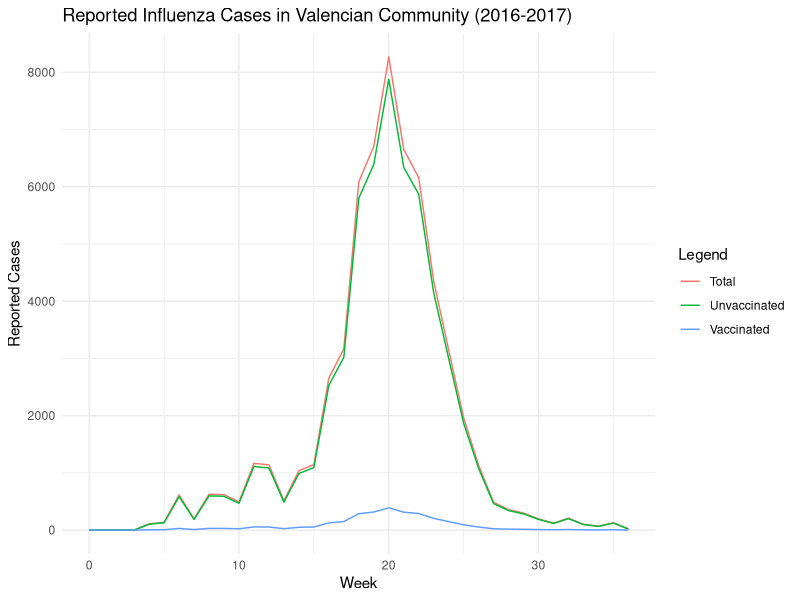
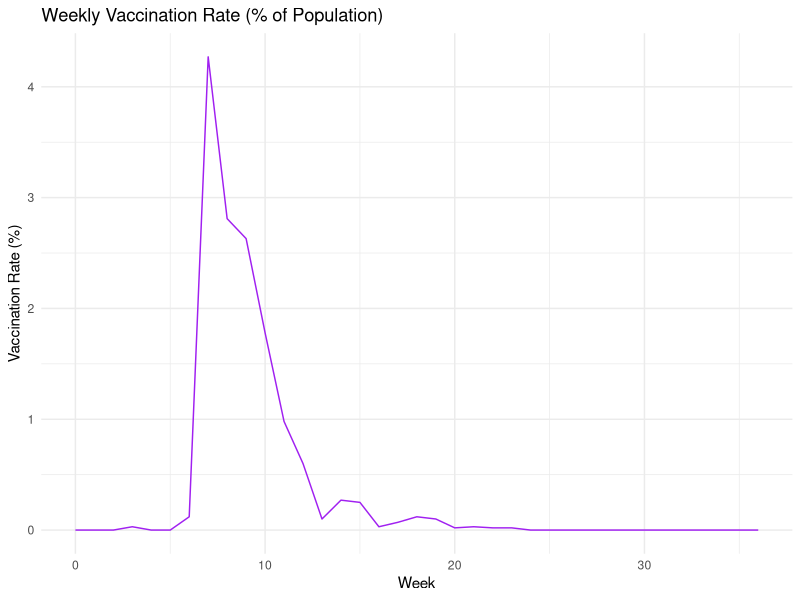
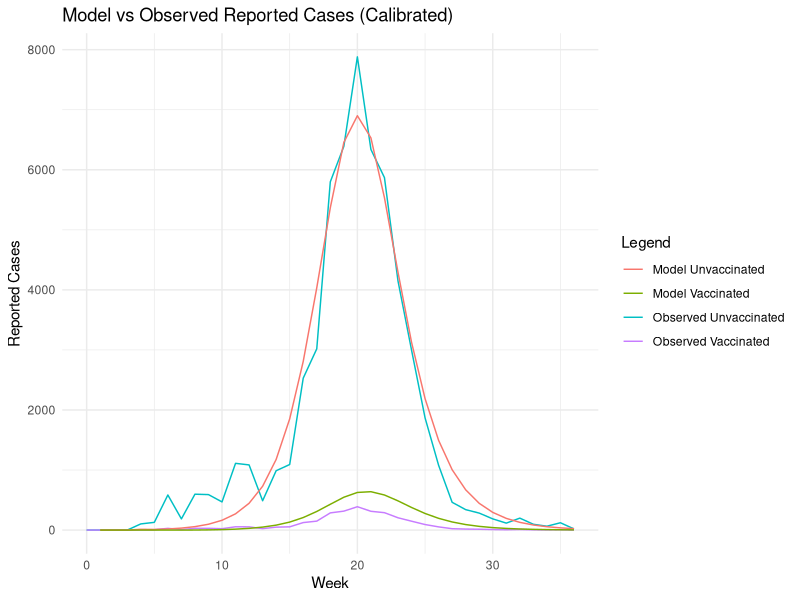

Write the R code that produced these figures, in order.
## ---- chunk 1
knitr::opts_chunk$set(echo = TRUE)
library(tidyr)
library(dplyr)
library(readr)
library(tidyverse)
library(deSolve)

## ---- chunk 2
real_data = read_csv("modeling_data.csv") %>%
  complete(week = 0:36, fill = list(
    reported_cases = 0,
    unvaccinated_cases = 0,
    vaccinated_cases = 0,
    vaccination_rate = 0
  ))

# Plot reported cases
ggplot(real_data, aes(x = week)) +
  geom_line(aes(y = reported_cases, color = "Total")) +
  geom_line(aes(y = unvaccinated_cases, color = "Unvaccinated")) +
  geom_line(aes(y = vaccinated_cases, color = "Vaccinated")) +
  labs(title = "Reported Influenza Cases in Valencian Community (2016-2017)",
       x = "Week", y = "Reported Cases", color = "Legend") +
  theme_minimal()

# Plot vaccination rate
ggplot(real_data, aes(x = week, y = vaccination_rate)) +
  geom_line(color = "purple") +
  labs(title = "Weekly Vaccination Rate (% of Population)",
       x = "Week", y = "Vaccination Rate (%)") +
  theme_minimal()
## ---- chunk 3

N <- 4959968
beta = 9.1357
lambda <- 3.5
gamma <- 1
report_rate <- 0.0702
times <- seq(0, 36, by = 1)

# Vaccination function
d_vector <- real_data$vaccination_rate / 100
d_func <- approxfun(x = times, y = d_vector, rule = 2)
## ---- chunk 4
seir_model <- function(t, state, parameters) {
  with(as.list(c(state, parameters)), {
    if (t >= 3 & t < 3.1) {
      Iu <- Iu + 300
      Lu <- Lu + 700
      Su <- Su - 1000
    }
    
    I_total <- Iu + Iv
    dSu <- -beta * Su * I_total / N - d_func(t) * Su
    dSv <- -a_v * beta * Sv * I_total / N + d_func(t) * Su
    dLu <- beta * Su * I_total / N - lambda * Lu
    dLv <- a_v * beta * Sv * I_total / N - lambda * Lv
    dIu <- lambda * Lu - gamma * Iu
    dIv <- lambda * Lv - gamma * Iv
    dRu <- gamma * Iu - d_func(t) * Ru
    dRv <- gamma * Iv + d_func(t) * Ru
    dCumIncU <- lambda * Lu
    dCumIncV <- lambda * Lv
    
    return(list(c(dSu, dSv, dLu, dLv, dIu, dIv, dRu, dRv, dCumIncU, dCumIncV)))
  })
}
## ---- chunk 5
cost_function <- function(par) {
  beta <- par[1]
  a_v <- par[2]
  R0_prop <- par[3]
  R0 <- R0_prop * N
  
  init <- c(
    Su = N - R0, Sv = 0,
    Lu = 0, Lv = 0,
    Iu = 0, Iv = 0,
    Ru = R0, Rv = 0,
    CumIncU = 0, CumIncV = 0
  )
  
  out <- ode(y = init, times = times, func = seir_model, parms = list(beta = beta, a_v = a_v))
  out_df <- as.data.frame(out)
  
  out_df <- out_df %>%
    mutate(week = time,
           new_inf_unvacc = c(NA, diff(CumIncU)),
           new_inf_vacc = c(NA, diff(CumIncV))) %>%
    filter(!is.na(new_inf_unvacc)) %>%
    mutate(
      reported_unvacc = new_inf_unvacc * report_rate,
      reported_vacc = new_inf_vacc * report_rate
    )
  
  merged <- left_join(real_data, out_df, by = "week")
  
  sse <- sum((merged$unvaccinated_cases - merged$reported_unvacc)^2, na.rm = TRUE) +
    sum((merged$vaccinated_cases - merged$reported_vacc)^2, na.rm = TRUE)
  
  return(sse)
}

## ---- chunk 6
initial_guess <- c(9, 0.24, 0.77)

fit <- optim(par = initial_guess, fn = cost_function,
             method = "L-BFGS-B",
             lower = c(0.1, 0.01, 0.01),
             upper = c(15, 1, 1))

best_params <- fit$par
beta <- best_params[1]
a_v <- best_params[2]
R0 <- best_params[3] * N

cat("Best beta:", beta, "\n")
cat("Best a_v:", a_v, "\n")
cat("Best R0 proportion:", best_params[3], "\n")
## ---- chunk 7
init <- c(
  Su = N - R0, Sv = 0,
  Lu = 0, Lv = 0,
  Iu = 0, Iv = 0,
  Ru = R0, Rv = 0,
  CumIncU = 0, CumIncV = 0
)

out <- ode(y = init, times = times, func = seir_model, parms = list(beta = beta, a_v = a_v))
out_df <- as.data.frame(out)

out_df <- out_df %>%
  mutate(week = time,
         new_inf_unvacc = c(NA, diff(CumIncU)),
         new_inf_vacc = c(NA, diff(CumIncV))) %>%
  filter(!is.na(new_inf_unvacc)) %>%
  mutate(
    reported_unvacc = new_inf_unvacc * report_rate,
    reported_vacc = new_inf_vacc * report_rate
  )
## ---- chunk 8
VE <- (1 - a_v) * 100
cat("Vaccine Efficacy (VE):", round(VE, 2), "%\n")

final_recovered <- tail(out_df$Ru + out_df$Rv, 1)
final_infected <- final_recovered - R0
final_infected_percent <- final_infected / N * 100
cat("Final epidemic size:", round(final_infected_percent, 2), "% of population\n")

out_df$I_total <- out_df$Iu + out_df$Iv
peak_infected <- max(out_df$I_total)
peak_week <- out_df$week[which.max(out_df$I_total)]
cat("Peak infected:", round(peak_infected), "at week", peak_week, "\n")
## ---- chunk 9
plot_df <- real_data %>%
  left_join(out_df, by = "week")

ggplot(plot_df, aes(x = week)) +
  geom_line(aes(y = unvaccinated_cases, color = "Observed Unvaccinated")) +
  geom_line(aes(y = vaccinated_cases, color = "Observed Vaccinated")) +
  geom_line(aes(y = reported_unvacc, color = "Model Unvaccinated")) +
  geom_line(aes(y = reported_vacc, color = "Model Vaccinated")) +
  labs(title = "Model vs Observed Reported Cases (Calibrated)",
       x = "Week", y = "Reported Cases", color = "Legend") +
  theme_minimal()
